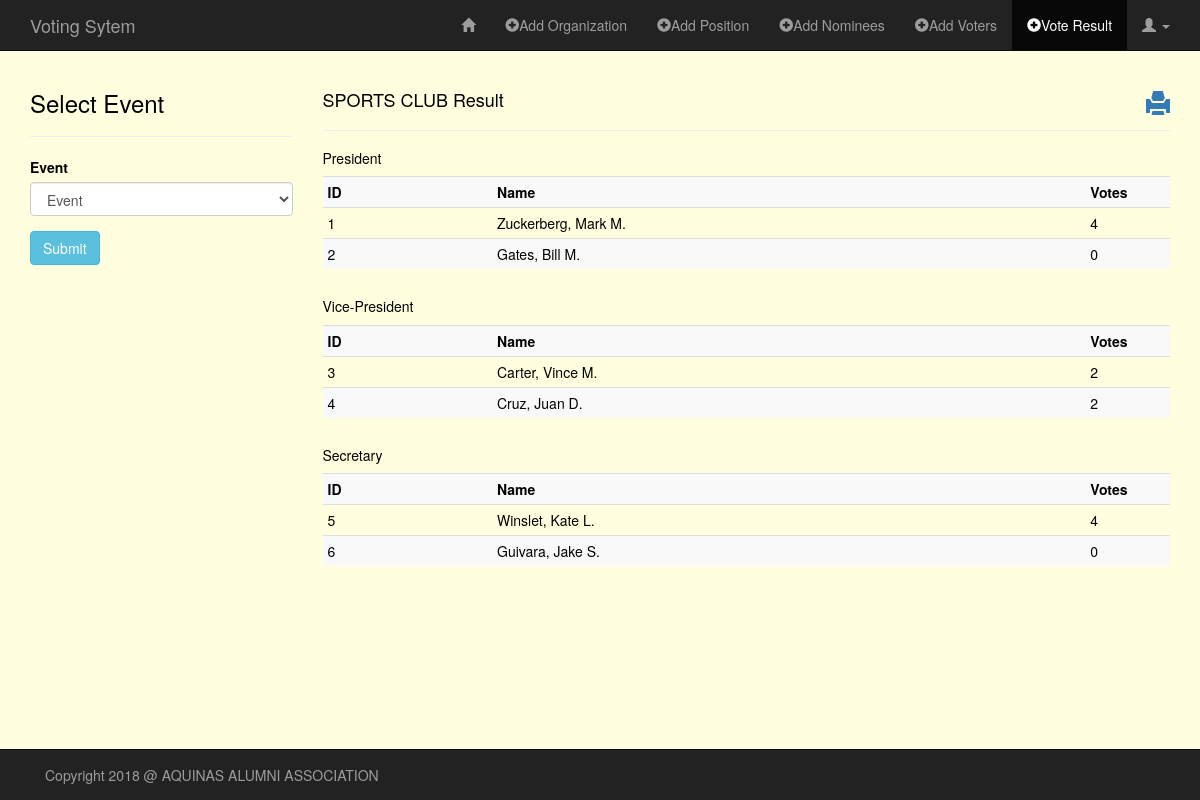
Screenshot of /sandbox/vote_result.php?organization=SPORTS CLUB (signed in) with the database file from the repository.
### tables this page shows
CREATE TABLE `positions` (
  `id` int(11) NOT NULL,
  `org` varchar(60) NOT NULL,
  `pos` varchar(60) NOT NULL
);

CREATE TABLE `nominees` (
  `id` int(11) NOT NULL,
  `org` varchar(60) NOT NULL,
  `pos` varchar(60) NOT NULL,
  `name` varchar(60) NOT NULL,
  `course` varchar(60) NOT NULL,
  `year` varchar(10) NOT NULL,
  `stud_id` varchar(60) NOT NULL
);

### sandbox/classes/Organization.php (called while the page is built, shortened)
<?php
class Organization
{
    public function READ_ORG() {
        global $db;
        $sql = "SELECT * FROM organization";
        if(!$stmt = $db->prepare($sql)) {
            echo $stmt->error;
        } else {
            $stmt->execute();
            $result = $stmt->get_result();
        }
        return $result;
    }
}

### sandbox/classes/Position.php (called while the page is built, shortened)
<?php
class Position
{
    public function READ_POS_BY_ORG($org) {
        global $db;
        $sql = "SELECT *
                FROM positions
                WHERE org = ?";
        if(!$stmt = $db->prepare($sql)) {
            echo $stmt->error;
        } else {
            $stmt->bind_param("s", $org);
            $stmt->execute();
            $result = $stmt->get_result();
        }
        return $result;
    }
}

### sandbox/classes/Nominees.php (called while the page is built, shortened)
<?php
class Nominees
{
    public function READ_NOM_BY_ORG_POS($org, $pos) {
        global $db;
        $sql = "SELECT *
                FROM nominees
                WHERE nominees.org = ?
                AND nominees.pos = ?";
        if(!$stmt = $db->prepare($sql)) {
            echo $stmt->error;
        } else {
            $stmt->bind_param("ss", $org, $pos);
            $stmt->execute();
            $result = $stmt->get_result();
        }
        return $result;
    }
    public function COUNT_VOTES($candidate_id) {
        global $db;
        $sql = "SELECT candidate_id
                FROM votes
                WHERE candidate_id = ?";
        if(!$stmt = $db->prepare($sql)) {
            echo $stmt->error;
        } else {
            $stmt->bind_param("i", $candidate_id);
            $stmt->execute();
            $result = $stmt->get_result();
        }
        return $result;
    }
}

### sandbox/vote_result.php (the view, shortened to what this page needs)
<?php
require("../config/db.php");
require("classes/Organization.php");
require("classes/Position.php");
require("classes/Nominees.php");
?>
<!DOCTYPE HTML>
<html lang="en-US">
<head>
    <link rel="stylesheet" href="../assets/css/bootstrap.min.css">
    <link rel="stylesheet" href="../assets/css/style_admin.css">
</head>
<body>
<nav class="navbar navbar-inverse navbar-fixed-top" role="navigation">
    <div class="container">
        <div class="navbar-header">
            <a class="navbar-brand" href="index.php">Voting Sytem</a>
        </div>
        <div class="collapse navbar-collapse" id="bs-example-navbar-collapse-1">
            <ul class="nav navbar-nav navbar-right">
                <li><a href="admin_page.php"><span class="glyphicon glyphicon-home"></span></a></li>
                <li><a href="add_org.php"><span class="glyphicon glyphicon-plus-sign"></span>Add Organization</a></li>
                <li><a href="add_pos.php"><span class="glyphicon glyphicon-plus-sign"></span>Add Position</a></li>
                <li><a href="add_nominees.php"><span class="glyphicon glyphicon-plus-sign"></span>Add Nominees</a></li>
                <li><a href="add_voters.php"><span class="glyphicon glyphicon-plus-sign"></span>Add Voters</a></li>
                <li class="active"><a href="vote_result.php"><span class="glyphicon glyphicon-plus-sign"></span>Vote Result</a></li>
                <li class="dropdown">
                    <a href="#" class="dropdown-toggle" data-toggle="dropdown" role="button" aria-haspopup="true" aria-expanded="false"><span class="glyphicon glyphicon-user"></span> <span class="caret"></span></a>
                </li>
            </ul>
        </div>
    </div>
</nav>
<?php
$readOrg = new Organization();
$rtnReadOrg = $readOrg->READ_ORG();
?>
<div class="container">
    <div class="row">
        <?php if($rtnReadOrg) { ?>
        <div class="col-md-3">
            <h3>Select Event</h3><hr>
            <form action="<?php $_SERVER['PHP_SELF']; ?>" method="GET" role="form">
                <div class="form-group">
                    <label for="organization">Event</label>
                    <select name="organization" class="form-control">
                        <option value="">Event</option>
                    </select>
                </div>
                <button type="submit" name="submit" class="btn btn-info">Submit</button>
            </form>
        </div>
        <?php }  ?>
        <div class="col-md-9">
            <?php
            if(!isset($_GET['organization'])) {
                echo "<div class='alert alert-warning'>Please select The Event and click submit to show vote result.</div>";
            } else {
            $org = trim($_GET['organization']);
            ?>
                <a href="http://localhost/voting_system/sandbox/print_result.php?organization=<?php echo $org; ?>"><h3><span class="glyphicon glyphicon-print pull-right"></h3></span> </a>
                <h4><?php echo $org; ?> Result</h4>
                <hr>
                <?php
                $readPos = new Position();
                $rtnReadPos = $readPos->READ_POS_BY_ORG($org);
                ?>
                <?php if($rtnReadPos) { ?>
                    <?php while($rowPos = $rtnReadPos->fetch_assoc()) { ?>
                    <h5><?php echo $rowPos['pos']; ?></h5>
                        <?php
                        $readNomOrgPos = new Nominees();
                        $rtnReadNomOrgPos = $readNomOrgPos->READ_NOM_BY_ORG_POS($org, $rowPos['pos']);
                        ?>
                        <div class="table-responsive">
                            <?php if($rtnReadNomOrgPos) { ?>
                            <table class="table table-condensed table-striped">
                                <tr>
                                    <th>ID</th>
                                    <th>Name</th>
                                    <th>Votes</th>
                                </tr>
                                <?php while($rowCountVotes = $rtnReadNomOrgPos->fetch_assoc()) { ?>
                                    <?php
                                    $countVotes = new Nominees();
                                    $rtnCountVotes = $countVotes->COUNT_VOTES($rowCountVotes['id'])
                                    ?>
                                    <tr>
                                        <td style="width: 20%;"><?php echo $rowCountVotes['id']; ?></td>
                                        <td style="width: 70%;"><?php echo $rowCountVotes['name']; ?></td>
                                        <td style="width: 10%;"><?php echo $rtnCountVotes->num_rows; ?></td>
                                    </tr>
                                <?php }  ?>
                            </table>
                            <?php $rtnReadNomOrgPos->free(); }  ?>
                        </div>
                    <?php }  ?>
                <?php $rtnReadPos->free(); }  ?>
            <?php }  ?>
        </div>
    </div>
</div>
<nav class="navbar navbar-inverse navbar-fixed-bottom" role="navigation">
    <div class="container">
        <div class="navbar-text pull-left">
            Copyright 2018 @ AQUINAS ALUMNI ASSOCIATION
        </div>
    </div>
</nav>
</body>
</html>

### assets/css/style_admin.css (style rules this page uses)
body { color: black; margin-top: 70px; margin-bottom: 70px; background-color: lightyellow; }

### rows the page displays
positions: pos "President"
nominees: id "1", name "Zuckerberg, Mark M.", num_rows "4"
nominees: id "2", name "Gates, Bill M.", num_rows "0"
positions: pos "Vice-President"
nominees: id "3", name "Carter, Vince M.", num_rows "2"
nominees: id "4", name "Cruz, Juan D.", num_rows "2"
positions: pos "Secretary"
nominees: id "5", name "Winslet, Kate L.", num_rows "4"
nominees: id "6", name "Guivara, Jake S.", num_rows "0"

### other values shown
$org "SPORTS CLUB"
